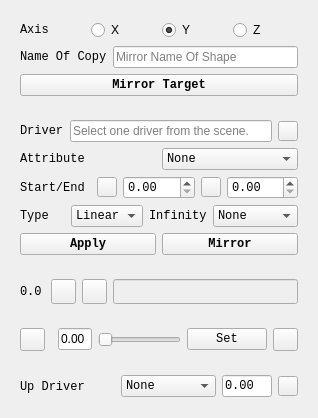
<?xml version="1.0" encoding="UTF-8"?>
<ui version="4.0">
 <class>tab_main</class>
 <widget class="QWidget" name="tab_main">
  <property name="geometry">
   <rect>
    <x>0</x>
    <y>0</y>
    <width>318</width>
    <height>418</height>
   </rect>
  </property>
  <property name="windowTitle">
   <string>Form</string>
  </property>
  <layout class="QVBoxLayout" name="verticalLayout_3">
   <item>
    <widget class="QWidget" name="mirror_widget" native="true">
     <layout class="QVBoxLayout" name="verticalLayout_2">
      <item>
       <layout class="QHBoxLayout" name="axis_hb">
        <item>
         <widget class="MLabel" name="axis_lb">
          <property name="font">
           <font>
            <family>Consolas</family>
           </font>
          </property>
          <property name="text">
           <string>Axis</string>
          </property>
         </widget>
        </item>
        <item>
         <widget class="MRadioButton" name="x_rb">
          <property name="font">
           <font>
            <family>Segoe UI</family>
           </font>
          </property>
          <property name="text">
           <string>X</string>
          </property>
         </widget>
        </item>
        <item>
         <widget class="MRadioButton" name="y_rb">
          <property name="font">
           <font>
            <family>Segoe UI</family>
           </font>
          </property>
          <property name="text">
           <string>Y</string>
          </property>
          <property name="checked">
           <bool>true</bool>
          </property>
         </widget>
        </item>
        <item>
         <widget class="MRadioButton" name="z_rb">
          <property name="font">
           <font>
            <family>Segoe UI</family>
           </font>
          </property>
          <property name="text">
           <string>Z</string>
          </property>
         </widget>
        </item>
       </layout>
      </item>
      <item>
       <layout class="QHBoxLayout" name="name_hb">
        <item>
         <widget class="MLabel" name="name_lb">
          <property name="font">
           <font>
            <family>Consolas</family>
           </font>
          </property>
          <property name="text">
           <string>Name Of Copy</string>
          </property>
         </widget>
        </item>
        <item>
         <widget class="MLineEdit" name="name_le">
          <property name="font">
           <font>
            <family>Segoe UI</family>
           </font>
          </property>
          <property name="placeholderText">
           <string>Mirror Name Of Shape</string>
          </property>
         </widget>
        </item>
       </layout>
      </item>
      <item>
       <widget class="MPushButton" name="mirror_tgt_btn">
        <property name="font">
         <font>
          <family>Consolas</family>
          <weight>75</weight>
          <bold>true</bold>
         </font>
        </property>
        <property name="text">
         <string>Mirror Target</string>
        </property>
       </widget>
      </item>
     </layout>
    </widget>
   </item>
   <item>
    <widget class="QWidget" name="drive_sidget" native="true">
     <layout class="QVBoxLayout" name="verticalLayout">
      <item>
       <layout class="QHBoxLayout" name="driver_hb">
        <item>
         <widget class="QLabel" name="driver_lb">
          <property name="font">
           <font>
            <family>Consolas</family>
           </font>
          </property>
          <property name="text">
           <string>Driver</string>
          </property>
         </widget>
        </item>
        <item>
         <widget class="QLineEdit" name="driver_le">
          <property name="placeholderText">
           <string>Select one driver from the scene.</string>
          </property>
         </widget>
        </item>
        <item>
         <widget class="QPushButton" name="driver_btn">
          <property name="minimumSize">
           <size>
            <width>20</width>
            <height>20</height>
           </size>
          </property>
          <property name="maximumSize">
           <size>
            <width>20</width>
            <height>20</height>
           </size>
          </property>
          <property name="styleSheet">
           <string notr="true">QPushButton{
border-image: url(:/icon/SHAPES_select_150.png);
}
QPushButton:hover{
border-image: url(:/icon/SHAPES_select_150_light.png);
}
QPushButton:pressed{
border-image: url(:/icon/SHAPES_select_150_light.png);
}</string>
          </property>
          <property name="text">
           <string/>
          </property>
         </widget>
        </item>
       </layout>
      </item>
      <item>
       <layout class="QHBoxLayout" name="horizontalLayout">
        <item>
         <widget class="QLabel" name="attr_lb">
          <property name="font">
           <font>
            <family>Consolas</family>
           </font>
          </property>
          <property name="text">
           <string>Attribute</string>
          </property>
          <property name="alignment">
           <set>Qt::AlignLeading|Qt::AlignLeft|Qt::AlignVCenter</set>
          </property>
         </widget>
        </item>
        <item>
         <widget class="MComboBox" name="attr_combo">
          <property name="font">
           <font>
            <family>Consolas</family>
           </font>
          </property>
          <item>
           <property name="text">
            <string>None</string>
           </property>
          </item>
         </widget>
        </item>
       </layout>
      </item>
      <item>
       <layout class="QHBoxLayout" name="time_hb">
        <item>
         <widget class="QLabel" name="time_lb">
          <property name="font">
           <font>
            <family>Consolas</family>
           </font>
          </property>
          <property name="text">
           <string>Start/End</string>
          </property>
         </widget>
        </item>
        <item>
         <widget class="QPushButton" name="startAdd_btn">
          <property name="minimumSize">
           <size>
            <width>20</width>
            <height>20</height>
           </size>
          </property>
          <property name="maximumSize">
           <size>
            <width>20</width>
            <height>20</height>
           </size>
          </property>
          <property name="styleSheet">
           <string notr="true">QPushButton{
border-image: url(:/icon/SHAPES_btn_locator_150.png);
}
QPushButton:hover{
border-image: url(:/icon/SHAPES_btn_locator_150_light.png);
}
QPushButton:pressed{
border-image: url(:/icon/SHAPES_btn_locator_150_light.png);
}</string>
          </property>
          <property name="text">
           <string/>
          </property>
         </widget>
        </item>
        <item>
         <widget class="QDoubleSpinBox" name="start_spin">
          <property name="font">
           <font>
            <family>Consolas</family>
           </font>
          </property>
         </widget>
        </item>
        <item>
         <widget class="QPushButton" name="endAdd_btn">
          <property name="minimumSize">
           <size>
            <width>20</width>
            <height>20</height>
           </size>
          </property>
          <property name="maximumSize">
           <size>
            <width>20</width>
            <height>20</height>
           </size>
          </property>
          <property name="styleSheet">
           <string notr="true">QPushButton{
border-image: url(:/icon/SHAPES_btn_locator_150.png);
}
QPushButton:hover{
border-image: url(:/icon/SHAPES_btn_locator_150_light.png);
}
QPushButton:pressed{
border-image: url(:/icon/SHAPES_btn_locator_150_light.png);
}</string>
          </property>
          <property name="text">
           <string/>
          </property>
         </widget>
        </item>
        <item>
         <widget class="QDoubleSpinBox" name="end_spin">
          <property name="font">
           <font>
            <family>Consolas</family>
           </font>
          </property>
         </widget>
        </item>
       </layout>
      </item>
      <item>
       <layout class="QHBoxLayout" name="type_hb">
        <item>
         <widget class="QLabel" name="type_lb">
          <property name="font">
           <font>
            <family>Consolas</family>
           </font>
          </property>
          <property name="text">
           <string>Type</string>
          </property>
         </widget>
        </item>
        <item>
         <widget class="QComboBox" name="type_combo">
          <property name="font">
           <font>
            <family>Consolas</family>
           </font>
          </property>
          <item>
           <property name="text">
            <string>Linear</string>
           </property>
          </item>
          <item>
           <property name="text">
            <string>Slow</string>
           </property>
          </item>
          <item>
           <property name="text">
            <string>Fast</string>
           </property>
          </item>
          <item>
           <property name="text">
            <string>Smooth</string>
           </property>
          </item>
         </widget>
        </item>
        <item>
         <widget class="QLabel" name="infi_lb">
          <property name="font">
           <font>
            <family>Consolas</family>
           </font>
          </property>
          <property name="text">
           <string>Infinity</string>
          </property>
         </widget>
        </item>
        <item>
         <widget class="QComboBox" name="infi_combo">
          <property name="font">
           <font>
            <family>Consolas</family>
           </font>
          </property>
          <item>
           <property name="text">
            <string>None</string>
           </property>
          </item>
          <item>
           <property name="text">
            <string>Post</string>
           </property>
          </item>
          <item>
           <property name="text">
            <string>Pre</string>
           </property>
          </item>
          <item>
           <property name="text">
            <string>Pre/Post</string>
           </property>
          </item>
         </widget>
        </item>
       </layout>
      </item>
      <item>
       <layout class="QHBoxLayout" name="create_hb">
        <item>
         <widget class="QPushButton" name="apply_btn">
          <property name="font">
           <font>
            <family>Consolas</family>
            <weight>75</weight>
            <bold>true</bold>
           </font>
          </property>
          <property name="text">
           <string>Apply</string>
          </property>
         </widget>
        </item>
        <item>
         <widget class="QPushButton" name="mirror_btn">
          <property name="font">
           <font>
            <family>Consolas</family>
            <weight>75</weight>
            <bold>true</bold>
           </font>
          </property>
          <property name="text">
           <string>Mirror</string>
          </property>
         </widget>
        </item>
       </layout>
      </item>
     </layout>
    </widget>
   </item>
   <item>
    <widget class="QWidget" name="list_widget" native="true">
     <layout class="QHBoxLayout" name="horizontalLayout_2">
      <item>
       <widget class="MLabel" name="val_lb">
        <property name="minimumSize">
         <size>
          <width>25</width>
          <height>25</height>
         </size>
        </property>
        <property name="maximumSize">
         <size>
          <width>25</width>
          <height>25</height>
         </size>
        </property>
        <property name="font">
         <font>
          <family>Consolas</family>
         </font>
        </property>
        <property name="text">
         <string>0.0</string>
        </property>
       </widget>
      </item>
      <item>
       <widget class="MPushButton" name="connect_btn">
        <property name="minimumSize">
         <size>
          <width>0</width>
          <height>0</height>
         </size>
        </property>
        <property name="maximumSize">
         <size>
          <width>25</width>
          <height>25</height>
         </size>
        </property>
        <property name="styleSheet">
         <string notr="true"/>
        </property>
        <property name="text">
         <string/>
        </property>
       </widget>
      </item>
      <item>
       <widget class="MPushButton" name="combo_btn">
        <property name="minimumSize">
         <size>
          <width>0</width>
          <height>0</height>
         </size>
        </property>
        <property name="maximumSize">
         <size>
          <width>25</width>
          <height>25</height>
         </size>
        </property>
        <property name="text">
         <string/>
        </property>
       </widget>
      </item>
      <item>
       <widget class="MLineEdit" name="targtName_le">
        <property name="enabled">
         <bool>false</bool>
        </property>
        <property name="maximumSize">
         <size>
          <width>16777215</width>
          <height>25</height>
         </size>
        </property>
        <property name="font">
         <font>
          <family>Consolas</family>
         </font>
        </property>
       </widget>
      </item>
     </layout>
    </widget>
   </item>
   <item>
    <widget class="QWidget" name="inbetween_widget" native="true">
     <layout class="QHBoxLayout" name="horizontalLayout_3">
      <item>
       <widget class="MPushButton" name="edit_btn">
        <property name="minimumSize">
         <size>
          <width>0</width>
          <height>0</height>
         </size>
        </property>
        <property name="maximumSize">
         <size>
          <width>25</width>
          <height>25</height>
         </size>
        </property>
        <property name="styleSheet">
         <string notr="true">QPushButton{
border-image: url(:/icon/SHAPES_additionalActions_200.png);
}
QPushButton:hover{
border-image: url(:/icon/SHAPES_additionalActions_200_light.png);
}
QPushButton:pressed{
border-image: url(:/icon/SHAPES_additionalActions_200_light.png);
}
</string>
        </property>
        <property name="text">
         <string/>
        </property>
       </widget>
      </item>
      <item>
       <spacer name="horizontalSpacer">
        <property name="orientation">
         <enum>Qt::Horizontal</enum>
        </property>
        <property name="sizeType">
         <enum>QSizePolicy::Minimum</enum>
        </property>
        <property name="sizeHint" stdset="0">
         <size>
          <width>7</width>
          <height>20</height>
         </size>
        </property>
       </spacer>
      </item>
      <item>
       <widget class="MLineEdit" name="val_le">
        <property name="maximumSize">
         <size>
          <width>35</width>
          <height>16777215</height>
         </size>
        </property>
        <property name="font">
         <font>
          <family>Segoe UI</family>
         </font>
        </property>
        <property name="text">
         <string>0.00</string>
        </property>
       </widget>
      </item>
      <item>
       <widget class="MSlider" name="val_slider">
        <property name="maximum">
         <number>100</number>
        </property>
        <property name="orientation">
         <enum>Qt::Horizontal</enum>
        </property>
       </widget>
      </item>
      <item>
       <widget class="QPushButton" name="set_btn">
        <property name="font">
         <font>
          <family>Consolas</family>
         </font>
        </property>
        <property name="text">
         <string>Set</string>
        </property>
       </widget>
      </item>
      <item>
       <widget class="QPushButton" name="delete_btn">
        <property name="maximumSize">
         <size>
          <width>25</width>
          <height>25</height>
         </size>
        </property>
        <property name="font">
         <font>
          <family>Arial</family>
         </font>
        </property>
        <property name="styleSheet">
         <string notr="true">QPushButton{
border-image: url(:/icon/SHAPES_keyDeleteAll_200.png);
}
QPushButton:hover{
border-image: url(:/icon/SHAPES_keyDeleteAll_200_light.png);
}
QPushButton:pressed{
border-image: url(:/icon/SHAPES_keyDeleteAll_200_light.png);
}
</string>
        </property>
        <property name="text">
         <string/>
        </property>
       </widget>
      </item>
     </layout>
    </widget>
   </item>
   <item>
    <widget class="QWidget" name="widget" native="true">
     <layout class="QHBoxLayout" name="horizontalLayout_4">
      <item>
       <widget class="QLabel" name="label">
        <property name="maximumSize">
         <size>
          <width>16777215</width>
          <height>16777215</height>
         </size>
        </property>
        <property name="font">
         <font>
          <family>Consolas</family>
         </font>
        </property>
        <property name="text">
         <string>Up Driver</string>
        </property>
       </widget>
      </item>
      <item>
       <widget class="QComboBox" name="comboBox">
        <property name="font">
         <font>
          <family>Consolas</family>
         </font>
        </property>
        <item>
         <property name="text">
          <string>None</string>
         </property>
        </item>
       </widget>
      </item>
      <item>
       <widget class="QLineEdit" name="lineEdit">
        <property name="maximumSize">
         <size>
          <width>50</width>
          <height>16777215</height>
         </size>
        </property>
        <property name="font">
         <font>
          <family>Consolas</family>
         </font>
        </property>
        <property name="text">
         <string>0.00</string>
        </property>
       </widget>
      </item>
      <item>
       <widget class="QPushButton" name="pushButton">
        <property name="minimumSize">
         <size>
          <width>20</width>
          <height>20</height>
         </size>
        </property>
        <property name="maximumSize">
         <size>
          <width>20</width>
          <height>20</height>
         </size>
        </property>
        <property name="styleSheet">
         <string notr="true">QPushButton{
border-image: url(:/icon/SHAPES_btn_locator_150.png);
}
QPushButton:hover{
border-image: url(:/icon/SHAPES_btn_locator_150_light.png);
}
QPushButton:pressed{
border-image: url(:/icon/SHAPES_btn_locator_150_light.png);
}</string>
        </property>
        <property name="text">
         <string/>
        </property>
       </widget>
      </item>
     </layout>
    </widget>
   </item>
  </layout>
 </widget>
 <customwidgets>
  <customwidget>
   <class>MPushButton</class>
   <extends>QPushButton</extends>
   <header>dayu_widgets.push_button</header>
  </customwidget>
  <customwidget>
   <class>MLineEdit</class>
   <extends>QLineEdit</extends>
   <header>dayu_widgets.line_edit</header>
  </customwidget>
  <customwidget>
   <class>MLabel</class>
   <extends>QLabel</extends>
   <header>dayu_widgets.label</header>
  </customwidget>
  <customwidget>
   <class>MRadioButton</class>
   <extends>QRadioButton</extends>
   <header>dayu_widgets.radio_button</header>
  </customwidget>
  <customwidget>
   <class>MComboBox</class>
   <extends>QComboBox</extends>
   <header location="global">dayu_widgets.combo_box</header>
  </customwidget>
  <customwidget>
   <class>MSlider</class>
   <extends>QSlider</extends>
   <header>dayu_widgets.slider</header>
  </customwidget>
 </customwidgets>
 <resources>
  <include location="../../../../dayu_widgets/static/icon.qrc"/>
 </resources>
 <connections/>
</ui>
